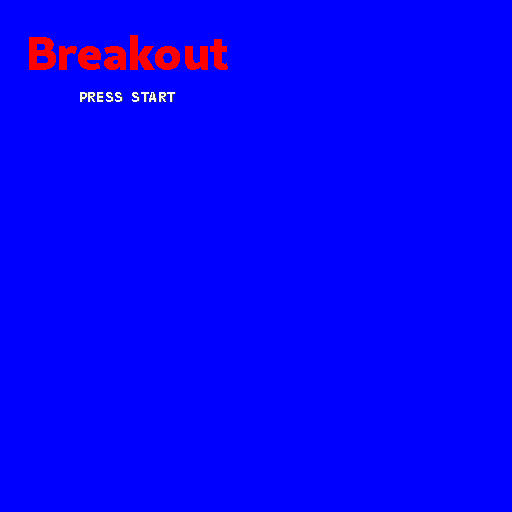

This game map was drawn from its Tiled (.tmx) file and the tilesets committed beside it. A one-line description and the full map source follow:
An orthogonal 32x32 tile map with 16x16 px tiles, 1 tile layer (Tile Layer 1).

<map version="1.0" tiledversion="1.1.5" orientation="orthogonal" renderorder="right-down" width="32" height="32" tilewidth="16" tileheight="16" infinite="0" nextobjectid="1">
 <tileset firstgid="1" source="BreakoutSpriteSheet.tsx" />
 <layer name="Tile Layer 1" width="32" height="32">
  <data encoding="csv">
63,63,63,63,63,63,63,63,63,63,63,63,63,63,63,63,63,63,63,63,63,63,63,63,63,63,63,63,63,63,63,63,
63,63,63,63,63,63,63,63,63,63,63,63,63,63,63,63,63,63,63,63,63,63,63,63,63,63,63,63,63,63,63,63,
63,33,34,35,36,37,38,39,40,57,58,59,60,61,62,63,63,63,63,63,63,63,63,63,63,63,63,63,63,63,63,63,
63,41,42,43,44,45,46,47,48,65,66,67,68,69,70,63,63,63,63,63,63,63,63,63,63,63,63,63,63,63,63,63,
63,49,50,51,52,53,54,55,56,73,74,75,76,77,78,63,63,63,63,63,63,63,63,63,63,63,63,63,63,63,63,63,
63,63,63,63,63,81,82,83,84,85,86,63,63,63,63,63,63,63,63,63,63,63,63,63,63,63,63,63,63,63,63,63,
63,63,63,63,63,89,90,91,92,93,94,63,63,63,63,63,63,63,63,63,63,63,63,63,63,63,63,63,63,63,63,63,
63,63,63,63,63,63,63,63,63,63,63,63,63,63,63,63,63,63,63,63,63,63,63,63,63,63,63,63,63,63,63,63,
63,63,63,63,63,63,63,63,63,63,63,63,63,63,63,63,63,63,63,63,63,63,63,63,63,63,63,63,63,63,63,63,
63,63,63,63,63,63,63,63,63,63,63,63,63,63,63,63,63,63,63,63,63,63,63,63,63,63,63,63,63,63,63,63,
63,63,63,63,63,63,63,63,63,63,63,63,63,63,63,63,63,63,63,63,63,63,63,63,63,63,63,63,63,63,63,63,
63,63,63,63,63,63,63,63,63,63,63,63,63,63,63,63,63,63,63,63,63,63,63,63,63,63,63,63,63,63,63,63,
63,63,63,63,63,63,63,63,63,63,63,63,63,63,63,63,63,63,63,63,63,63,63,63,63,63,63,63,63,63,63,63,
63,63,63,63,63,63,63,63,63,63,63,63,63,63,63,63,63,63,63,63,63,63,63,63,63,63,63,63,63,63,63,63,
63,63,63,63,63,63,63,63,63,63,63,63,63,63,63,63,63,63,63,63,63,63,63,63,63,63,63,63,63,63,63,63,
63,63,63,63,63,63,63,63,63,63,63,63,63,63,63,63,63,63,63,63,63,63,63,63,63,63,63,63,63,63,63,63,
63,63,63,63,63,63,63,63,63,63,63,63,63,63,63,63,63,63,63,63,63,63,63,63,63,63,63,63,63,63,63,63,
63,63,63,63,63,63,63,63,63,63,63,63,63,63,63,63,63,63,63,63,63,63,63,63,63,63,63,63,63,63,63,63,
63,63,63,63,63,63,63,63,63,63,63,63,63,63,63,63,63,63,63,63,63,63,63,63,63,63,63,63,63,63,63,63,
63,63,63,63,63,63,63,63,63,63,63,63,63,63,63,63,63,63,63,63,63,63,63,63,63,63,63,63,63,63,63,63,
63,63,63,63,63,63,63,63,63,63,63,63,63,63,63,63,63,63,63,63,63,63,63,63,63,63,63,63,63,63,63,63,
63,63,63,63,63,63,63,63,63,63,63,63,63,63,63,63,63,63,63,63,63,63,63,63,63,63,63,63,63,63,63,63,
63,63,63,63,63,63,63,63,63,63,63,63,63,63,63,63,63,63,63,63,63,63,63,63,63,63,63,63,63,63,63,63,
63,63,63,63,63,63,63,63,63,63,63,63,63,63,63,63,63,63,63,63,63,63,63,63,63,63,63,63,63,63,63,63,
63,63,63,63,63,63,63,63,63,63,63,63,63,63,63,63,63,63,63,63,63,63,63,63,63,63,63,63,63,63,63,63,
63,63,63,63,63,63,63,63,63,63,63,63,63,63,63,63,63,63,63,63,63,63,63,63,63,63,63,63,63,63,63,63,
63,63,63,63,63,63,63,63,63,63,63,63,63,63,63,63,63,63,63,63,63,63,63,63,63,63,63,63,63,63,63,63,
63,63,63,63,63,63,63,63,63,63,63,63,63,63,63,63,63,63,63,63,63,63,63,63,63,63,63,63,63,63,63,63,
63,63,63,63,63,63,63,63,63,63,63,63,63,63,63,63,63,63,63,63,63,63,63,63,63,63,63,63,63,63,63,63,
63,63,63,63,63,63,63,63,63,63,63,63,63,63,63,63,63,63,63,63,63,63,63,63,63,63,63,63,63,63,63,63,
63,63,63,63,63,63,63,63,63,63,63,63,63,63,63,63,63,63,63,63,63,63,63,63,63,63,63,63,63,63,63,63,
63,63,63,63,63,63,63,63,63,63,63,63,63,63,63,63,63,63,63,63,63,63,63,63,63,63,63,63,63,63,63,63
</data>
 </layer>
</map>
